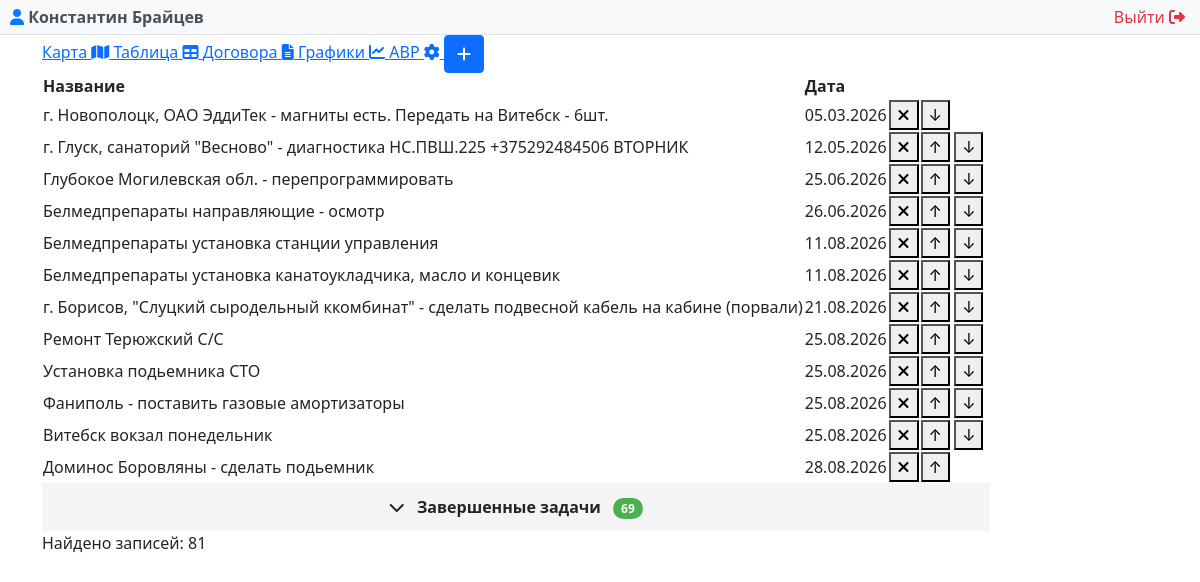
Screenshot of /modules/problem/problem.php (signed in) with the database file from the repository.
### tables this page shows
CREATE TABLE "LIFTEH_problem" ("id" integer NOT NULL PRIMARY KEY AUTOINCREMENT, "name" varchar(255) NOT NULL, "created_date" DATETIME DEFAULT CURRENT_TIMESTAMP, "is_completed" bool NOT NULL, "user_id" integer NOT NULL REFERENCES "auth_user" ("id") DEFERRABLE INITIALLY DEFERRED, priority INTEGER);

### modules/auth/auth.php (called while the page is built, shortened)
<?php
function getCurrentUser() {
    try {
        $pdo = new PDO("sqlite:" . DB_PATH);
        $pdo->setAttribute(PDO::ATTR_ERRMODE, PDO::ERRMODE_EXCEPTION);
        $stmt = $pdo->prepare("SELECT id, username, email, first_name, last_name, is_superuser, is_staff, is_active, dogovor FROM auth_user WHERE id = ?");
        $stmt->execute([$_SESSION['user_id']]);
        return $stmt->fetch(PDO::FETCH_ASSOC);
    } catch (PDOException $e) {
        error_log("Ошибка получения пользователя: " . $e->getMessage());
        return null;
    }
}
?>

### modules/problem/problem.php (the view, shortened to what this page needs)
<?php
require_once __DIR__ . '/../../modules/auth/auth.php';
$currentUser = getCurrentUser();
$isSuperAdmin = ($currentUser['is_superuser'] ?? 0) == 1;
try {
    $db = new PDO('sqlite:' . DB_PATH);
    $db->setAttribute(PDO::ATTR_ERRMODE, PDO::ERRMODE_EXCEPTION);
} catch(PDOException $e) {
    die("Ошибка подключения к БД: " . $e->getMessage());
}
$db->exec("CREATE TABLE IF NOT EXISTS LIFTEH_problem (
    id INTEGER PRIMARY KEY AUTOINCREMENT,
    name TEXT NOT NULL,
    created_date DATETIME DEFAULT CURRENT_TIMESTAMP,
    is_completed INTEGER DEFAULT 0,
    user_id INTEGER,
    priority INTEGER DEFAULT 0
)");
$stmt = $db->query("SELECT * FROM LIFTEH_problem WHERE is_completed != 2 ORDER BY is_completed, priority ASC");
$problems = $stmt->fetchAll(PDO::FETCH_ASSOC);
?>
<!DOCTYPE html>
<html lang="ru">
<?php $pageTitle = 'Управление проблемами'; include __DIR__ . '/../../includes/header.php'; ?>
<body>
<?php include __DIR__ . '/../../modules/admin/user_panel.php'; ?>
    <div class="container">
        <div class="controls">
            <div class="button-group">
                <a href="/map.php" class="map-button">
                    <span class="button-text">Карта</span>
                    <i class="fas fa-map"></i>
                </a>
                <a href="/index.php" class="map-button">
                    <span class="button-text">Таблица</span>
                    <i class="fas fa-table"></i>
                </a>
                <?php if ($isSuperAdmin): ?>
                    <a href="/dogovor.php" class="map-button">
                        <span class="button-text">Договора</span>
                        <i class="fas fa-file-alt"></i>
                    </a>
                    <a href="/charts.php" class="map-button">
                        <span class="button-text">Графики</span>
                        <i class="fas fa-chart-line"></i>
                    </a>
                    <a href="avr.php" class="map-button">
                        <span class="button-text">АВР</span>
                        <i class="fa-solid fa-gear"></i>
                    </a>
                <?php endif; ?>
                <button class="btn btn-primary" onclick="openAddModal()">
                    <i class="fas fa-plus"></i>
                </button>
            </div>
        </div>
        <table id="problemTable">
            <thead>
                <tr>
                    <th>Название</th>
                    <th>Дата</th>
                    <th></th>
                    <th></th>
                    <th></th>
                </tr>
            </thead>
            <tbody>
                <?php
                $activeProblems = [];
                $completedProblems = [];
                foreach ($problems as $problem) {
                    if ($problem['is_completed'] == 1) {
                        $completedProblems[] = $problem;
                    } else {
                        $activeProblems[] = $problem;
                    }
                }
                ?>
                <?php foreach ($activeProblems as $problem): ?>
                <tr class="problem-row active-row" data-status="active" data-id="<?= $problem['id'] ?>">
                    <td class="<?php if ($problem['is_completed'] == 2) echo 'deleted'; ?>"
                        id="row-<?= $problem['id'] ?>"
                        onclick="openEditModal(<?= $problem['id'] ?>)"
                        style="text-align: left;">
                        <?= htmlspecialchars($problem['name']) ?>
                    </td>
                    <td><?= date('d.m.Y', strtotime($problem['created_date'])) ?></td>
                    <td style="text-align: right;">
                        <form method="POST" style="display: inline;" onsubmit="return toggleComplete(event, this)">
                            <button type="submit" class="status-badge <?= $problem['is_completed'] ? 'status-completed' : 'status-active' ?>" style="width: 30px;">
                                <?= $problem['is_completed'] ? '<i class="fas fa-check"></i>' : '<i class="fas fa-times"></i>' ?>
                            </button>
                        </form>
                    </td>
                    <td style="width: 70px;">
                        <div class="priority-buttons">
                            <?php
                            $minMax = $db->query("SELECT MIN(priority) as min_priority, MAX(priority) as max_priority
                                                    FROM LIFTEH_problem
                                                    WHERE is_completed = 0")->fetch(PDO::FETCH_ASSOC);
                            $minPriority = $minMax['min_priority'];
                            $maxPriority = $minMax['max_priority'];
                            ?>
                            <?php if ($problem['is_completed'] == 0): ?>
                                <?php if ($problem['priority'] > $minPriority): ?>
                                    <form method="POST" style="display: inline;" onsubmit="return movePriority(event, this)">
                                        <button type="submit" class="priority-btn" title="Повысить приоритет">↑</button>
                                    </form>
                                <?php endif; ?>
                                <?php if ($problem['priority'] < $maxPriority): ?>
                                    <form method="POST" style="display: inline;" onsubmit="return movePriority(event, this)">
                                        <button type="submit" class="priority-btn" title="Понизить приоритет">↓</button>
                                    </form>
                                <?php endif; ?>
                            <?php else: ?>
                                <span class="priority-disabled"></span>
                            <?php endif; ?>
                        </div>
                    </td>
                </tr>
                <?php endforeach; ?>
                <?php if (count($completedProblems) > 0): ?>
                <tr class="accordion-row" id="accordionRow">
                    <td colspan="4" style="background-color: #f5f5f5; cursor: pointer; padding: 12px; text-align: center; font-weight: bold;" onclick="toggleCompletedTasks()">
                        <span id="accordionIcon">
                            <i class="fas fa-chevron-down"></i>
                        </span>
                        Завершенные задачи
                        <span style="background-color: #4CAF50; color: white; padding: 2px 8px; border-radius: 12px; font-size: 12px; margin-left: 8px;">
                            <?= count($completedProblems) ?>
                        </span>
                    </td>
                </tr>
                <?php endif; ?>
            </tbody>
        </table>
        <div class="count">Найдено записей: <?= count($problems); ?></div>
    </div>
</body>
</html>

### modules/admin/user_panel.php (shortened to what this page needs)
<div class="user-panel">
    <div class="user-info">
        <span class="user-name">
            <i class="fas fa-user"></i>
            <?php echo htmlspecialchars($currentUser['first_name'] ?? ''); ?>
            <?php echo htmlspecialchars($currentUser['last_name'] ?? ''); ?>
        </span>
        <a href="/modules/auth/logout.php" class="logout-btn">
          Выйти <i class="fas fa-sign-out-alt"></i>
        </a>
    </div>
</div>

### modules/problem/problem.php (style rules this page uses)
.accordion-row td { background-color: #f8f9fa; cursor: pointer; transition: background-color 0.3s ease; user-select: none; }
.accordion-row td i { transition: transform 0.3s ease; margin-right: 8px; }

### modules/admin/user_panel.php (style rules this page uses)
.user-panel { background-color: #f8f9fa; padding: 5px 10px; border-bottom: 1px solid #dee2e6; margin-bottom: 0px; }
.user-info { max-width: 1200px; margin: 0 auto; display: flex; justify-content: space-between; align-items: center; }
.user-name { font-weight: bold; color: #495057; }
.user-name i { color: #007bff; }
.logout-btn { color: #dc3545; text-decoration: none; border-radius: 4px; transition: background-color 0.3s; }
.logout-btn i { margin-right: 5px; }

### rows the page displays
lifteh_problem: name "г. Новополоцк, ОАО ЭддиТек - магниты есть. Передать на Витебск - 6шт.", created_date "05.03.2026", is_completed False (drawn)
lifteh_problem: name "г. Глуск, санаторий \"Весново\" - диагностика НС.ПВШ.225 +375292484506 ВТОРНИК", created_date "12.05.2026", is_completed False (drawn)
lifteh_problem: name "Глубокое Могилевская обл. - перепрограммировать", created_date "25.06.2026", is_completed False (drawn)
lifteh_problem: name "Белмедпрепараты направляющие - осмотр", created_date "26.06.2026", is_completed False (drawn)
lifteh_problem: name "Белмедпрепараты установка станции управления", created_date "11.08.2026", is_completed False (drawn)
lifteh_problem: name "Белмедпрепараты установка канатоукладчика, масло и концевик", created_date "11.08.2026", is_completed False (drawn)
lifteh_problem: name "г. Борисов, \"Слуцкий сыродельный ккомбинат\" - сделать подвесной кабель на кабине (порвали)", created_date "21.08.2026", is_completed False (drawn)
lifteh_problem: name "Ремонт Терюжский С/С", created_date "25.08.2026", is_completed False (drawn)
lifteh_problem: name "Установка подьемника СТО", created_date "25.08.2026", is_completed False (drawn)
lifteh_problem: name "Фаниполь - поставить газовые амортизаторы", created_date "25.08.2026", is_completed False (drawn)
lifteh_problem: name "Витебск вокзал понедельник", created_date "25.08.2026", is_completed False (drawn)
lifteh_problem: name "Доминос Боровляны - сделать подьемник", created_date "28.08.2026", is_completed False (drawn)

### other values shown
$currentUser['first_name'] "Константин"
$currentUser['last_name'] "Брайцев"
count($completedProblems) "69"
count($problems) "81"
